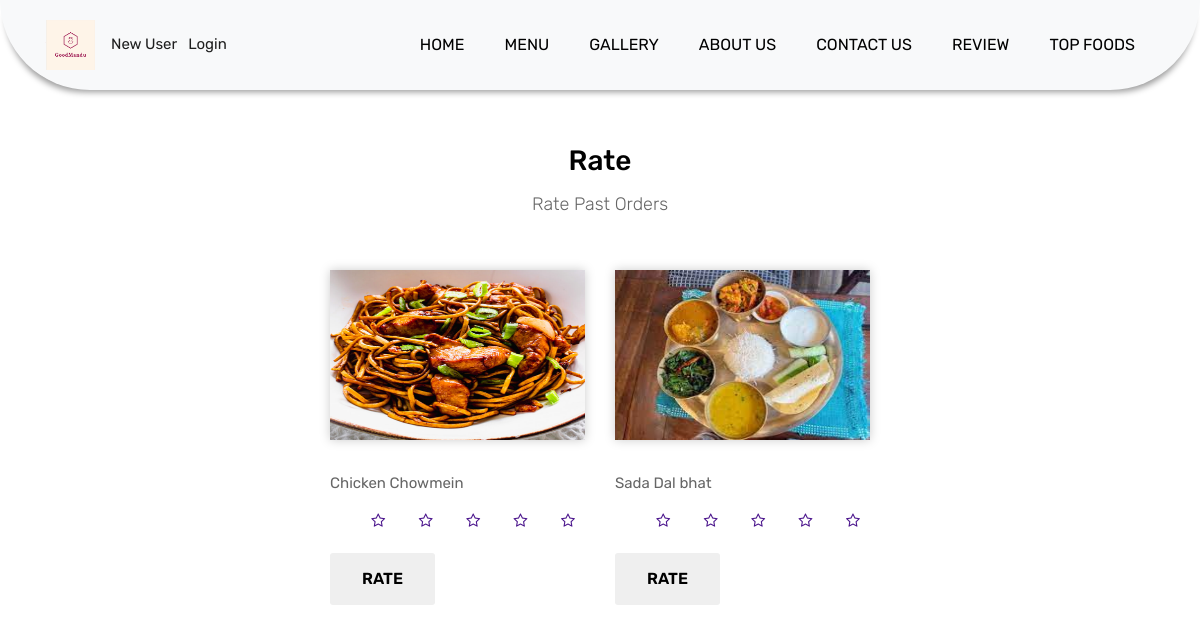
The app's page /rate.php with its own data.
### tables this page shows
CREATE TABLE
    `menu` (
        `id` bigint(12) NOT NULL,
        `category` varchar(100) NOT NULL,
        `sub_cat` varchar(120) NOT NULL,
        `title` varchar(100) NOT NULL,
        `description` text NOT NULL,
        `price` bigint(6) NOT NULL,
        `image` text NOT NULL
    );

### rate.php (the view, shortened to what this page needs)
<?php include "header.php"; ?>
<div class="container pt-5">
    <div class="row pt-5">
        <div class="col-lg-12 pt-5">
            <div class="heading-title text-center">
                <h2>Rate</h2>
                <p>Rate Past Orders</p>
            </div>
        </div>
    </div>
    <div class="row inner-menu-box">
        <div class="col-3">
        </div>
        <div class="col-9">
            <div class="tab-content" id="v-pills-tabContent">
                <div class="row">
                    <?php include "connect.php";
                    $s = mysqli_query($con, "select * from menu as m join checkout as c on m.id = c.p_id");
                    while ($r = mysqli_fetch_array($s)) {
                    ?>
                        <div class="col-lg-4 col-md-6 special-grid">
                            <div class="gallery-single fix">
                                <img src="admin/<?php echo $r['image']; ?>" class="img-fluid" alt="Image" style='width: 263px; height:170px;'>
                            </div>
                            <div class="name">
                                <?php echo $r['title']; ?>
                            </div>
                            <form action="" method="post" class="box">
                                <label class="star star-5" for="star-5-<?php echo $fetch_products['id']; ?>"></label>
                                <label class="star star-4" for="star-4-<?php echo $fetch_products['id']; ?>"></label>
                                <label class="star star-3" for="star-3-<?php echo $fetch_products['id']; ?>"></label>
                                <label class="star star-2" for="star-2-<?php echo $fetch_products['id']; ?>"></label>
                                <label class="star star-1" for="star-1-<?php echo $fetch_products['id']; ?>"></label>
                                <input type="submit" value="Rate" name="rate" class="btn">
                            </form>
                        </div>
                    <?php } ?>
                </div>
            </div>
        </div>
    </div>
</div>

### css/style.css (style rules this page uses)
body { color: #666666; font-size: 15px; font-family: 'Rubik', sans-serif; line-height: 1.80857; }
h1, h2, h3, h4, h5, h6 { letter-spacing: 0; font-weight: normal; position: relative; padding: 0 0 10px 0; font-weight: normal; line-height: 120% !important; color: #1f1f1f; margin: 0 }
h2 { font-size: 22px }
a, .btn { text-decoration: none !important; outline: none !important; -webkit-transition: all .3s ease-in-out; -moz-transition: all .3s ease-in-out; -ms-transition: all .3s ease-in-out; -o-transition: all .3s ease-in-out; transition: all .3s ease-in-out; }
.btn { text-transform: uppercase; padding: 19px 36px; }
.btn { display: inline-block; font-weight: 600; text-align: center; white-space: nowrap; vertical-align: middle; -webkit-user-select: none; -moz-user-select: none; -ms-user-select: none; user-select: none; border: 2px solid transparent; padding: 12px 30px; font-size: 16px; line-height: 1.5; border-radius: .1875rem; transition: color .15s ease-in-out, background-color .15s ease-in-out, border-color .15s ease-in-out, box-shadow .15s ease-in-out; }
.heading-title { margin-bottom: 50px; }
.heading-title h2 { color: #010101; font-size: 28px; font-family: 'Rubik', sans-serif; font-weight: 500; }
.heading-title p { font-size: 18px; font-weight: 200; margin: 0px; }
.gallery-single { margin-bottom: 30px; }
.gallery-single { position: relative; overflow: hidden; -webkit-box-shadow: 0 0 10px #ccc; box-shadow: 0 0 10px #ccc; }

### rate.php (style rules this page uses)
label.star { float: right; padding: 10px; margin-left: 0.9em; font-size: 15px; color: #4A148C; transition: all .2s; }
label.star:before { content: '\f006'; font-family: FontAwesome; }

### records on screen
menu: image (picture), title "Chicken Chowmein"
menu: image (picture), title "Sada Dal bhat"
